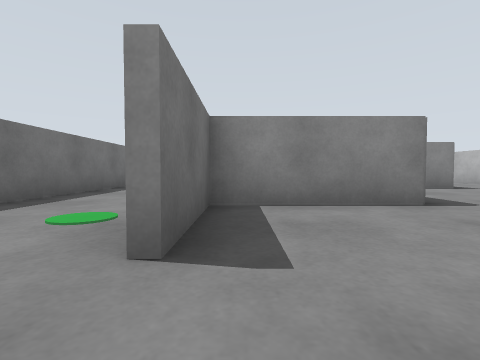
view 1 (above)

12 first-person views from a walk through a world built for the Gazebo simulator. The camera is 0.46 m above the floor, tilts 2° down and sees 85° across. The floor is counted in squares, 1 m on a side. Each view is taken from the middle of a square. On the plan, view 1 faces up. The plan holds only what a view shows up to about 9 squares ahead; the rest is blank. The place goes on beyond the plan. The robots in the file are not drawn.

view 2
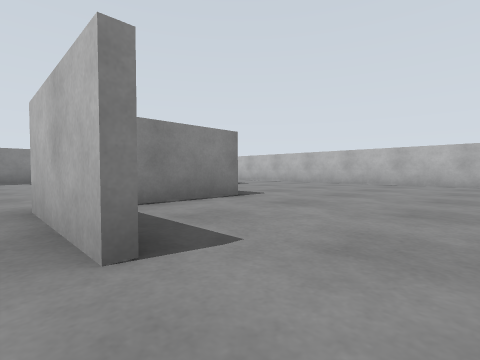

view 3
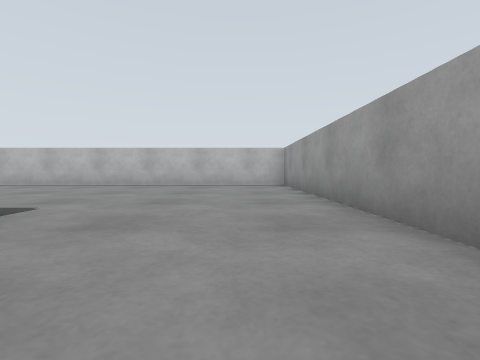

view 4
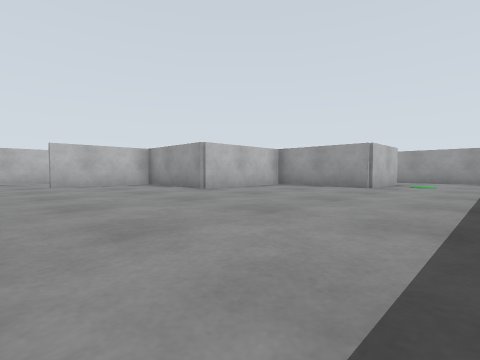

view 5
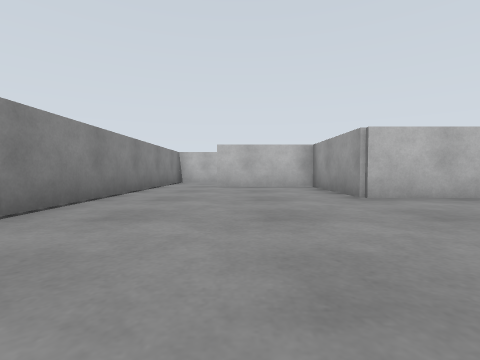

view 6
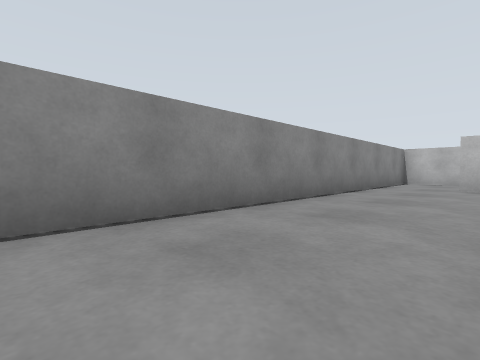

view 7
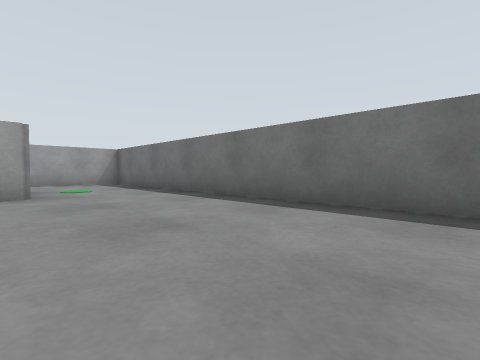

view 8
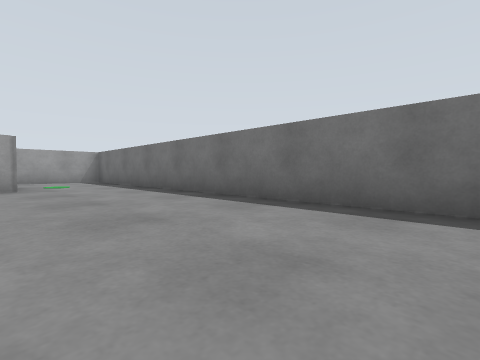

view 9
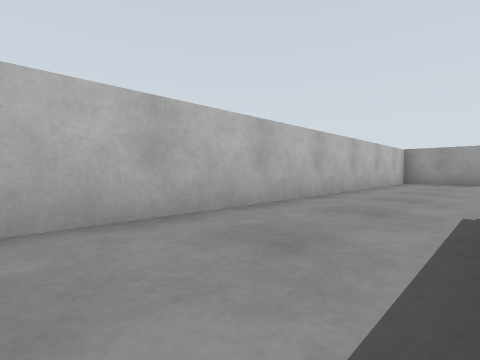

view 10
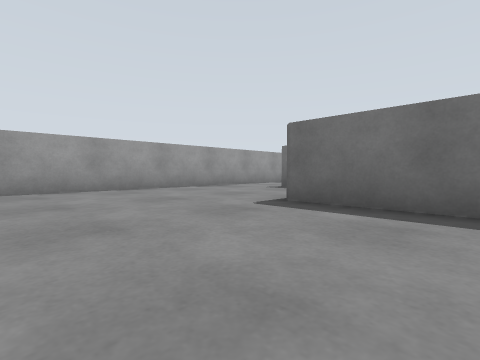

view 11
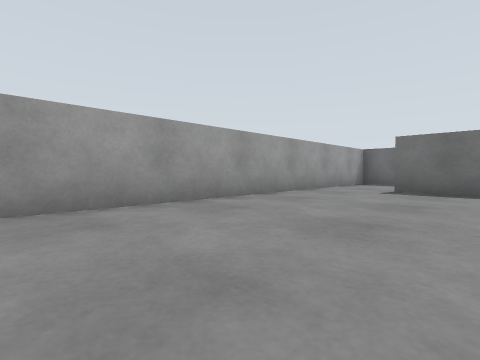

view 12
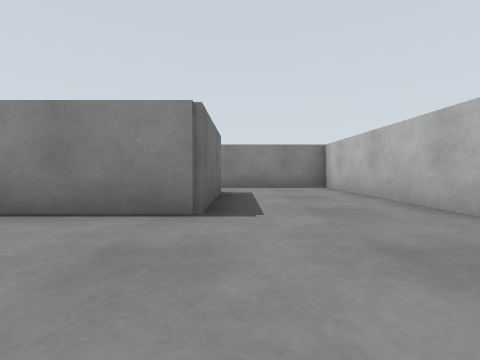

### Floor plan
Ten units are one square. View 1 is at (0, 0); x grows to the right and y downward. Boxes are objects, and circles mark ways between rooms. Rooms are numbered by the first view taken in them; rooms with no view inside come last. Other rooms are left out.
<svg viewBox="-39 -119 128 128">
<path fill="none" stroke="#000" d="M26 -59 26 -36 -4 -36 -4 -12M56 -95 56 -68 34 -68M-4 4 84 4 84 -114 54 -114M-34 -109 -34 4 -4 4M-6 -12 -6 -37 24 -37 24 -69 54 -69 54 -98M54 -114 -20 -114"/>
<circle cx="0" cy="-5" r="3" fill="#2a7"/>
<circle cx="60" cy="-105" r="3" fill="#2a7"/>
<text x="50" y="-40">1</text>
<text x="0" y="-70">2</text>
</svg>
Room 1 opens to room 2.

Where each view was taken, in squares from view 1:
view 1: 0 up, 0 right, facing up
view 2: 0 up, 1 left, facing up-right
view 3: 1 up, 0 right, facing right
view 4: 11 up, 3 left, facing down-right
view 5: 9 up, 2 left, facing right
view 6: 9 up, 2 left, facing up-right
view 7: 9 up, 0 right, facing down-left
view 8: 11 up, 0 right, facing down-left
view 9: 10 up, 6 right, facing down-right
view 10: 6 up, 6 right, facing down-left
view 11: 3 up, 6 right, facing down-left
view 12: 4 up, 6 right, facing up
